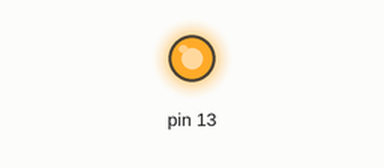
This sketch was run on a simulated Arduino Uno, built with avr-gcc and run on an emulated ATmega328P. Parts: output pins drawn as LEDs (lit = HIGH).

Above: at 0.2 s.
At 5.5 s:
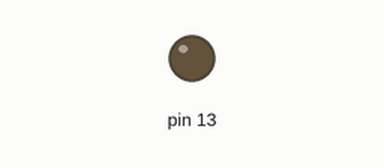
Timing chart, 0 to 8.1 s (numbered marks = the images above):
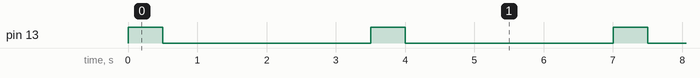

The sketch:

002_chronoLed.ino
```cpp
#include <Chrono.h>

Chrono ledChrono;

void switchLed(int pin, int msOn, int msOff, Chrono& c);

void setup() {
  Serial.begin(9600);
  pinMode(13, OUTPUT);
  digitalWrite(13, HIGH);
}

void loop() {
  switchLed(13, 500, 3000, ledChrono);
}

void switchLed(int pin, int msOn, int msOff, Chrono& c){
  if(digitalRead(pin)==HIGH && c.hasPassed(msOn)){
      digitalWrite(pin,!digitalRead(pin));
      c.restart();
  }else if(digitalRead(pin)==LOW && c.hasPassed(msOff)){
      digitalWrite(pin,!digitalRead(pin));
      c.restart();
  }
}
```

Measured:
- by itself, pin 13: alternates HIGH for 0.50 s and LOW for 3.0 s
